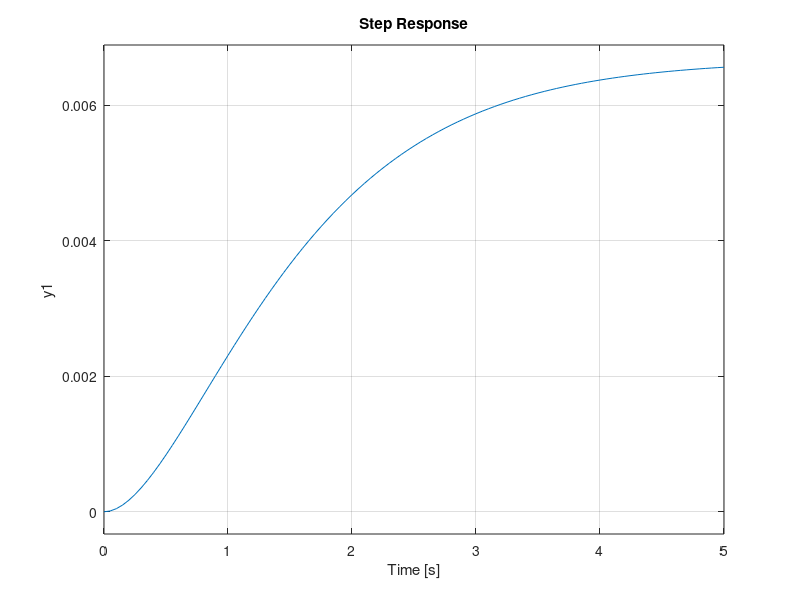
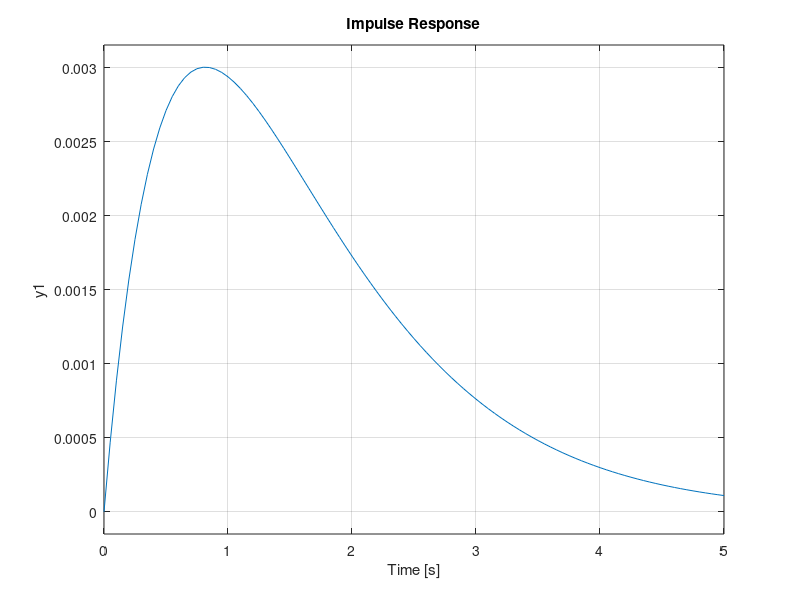
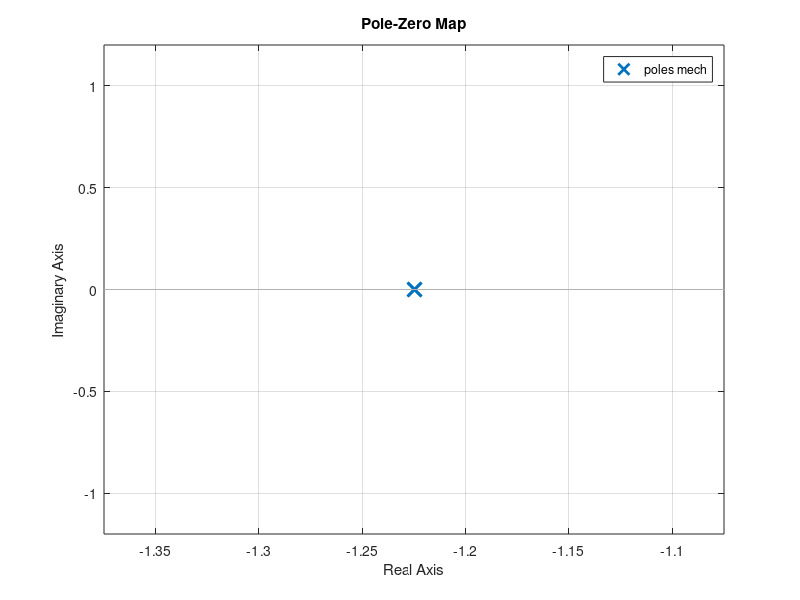
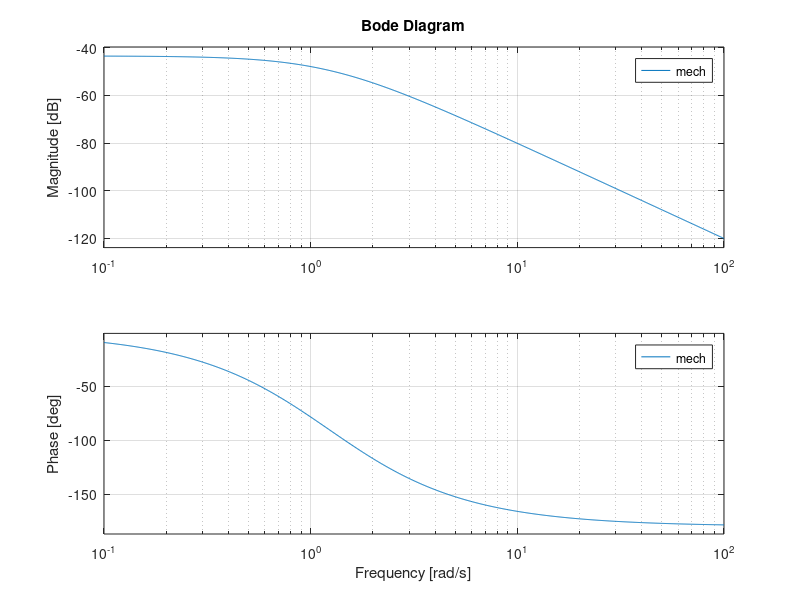

Recreate these plots in MATLAB, in order.
clear all
close all
clc

%parameterek
m = 100;
k = 150;
b = 2 * sqrt(k * m);


mech = tf(1, [m, b, k])

% polusok
p = pole(mech)

%statikus erosites
K = dcgain(mech)

% ugrasvalasz
figure()
step(mech)

%impulzus valasz
figure()
impulse(mech)

% polus zerus
figure()
pzmap(mech)

%bode
figure()
bode(mech)